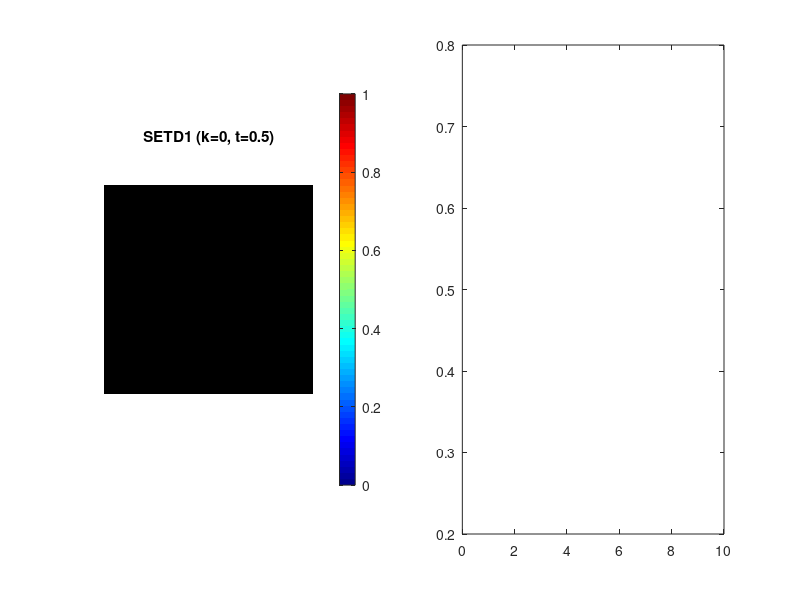

Write the MATLAB code that produced this figure. (Note: this script raises an error after producing the figure.)
% =========================================================================
% Stabilized ETD1 (SETD1) Solver for Allen-Cahn
% Problem: u_t = eps^2*Delta u + (u - u^3)
% Technique: Stabilized Linear Operator L = eps^2*Delta - kappa*I
% Author: Nabla @ Numerical Workshop
% =========================================================================

clear; close all; clc;

%% 1. Parameters
Lx = 2*pi; Ly = 2*pi;
Nx = 128;  Ny = 128;
dt = 0.05; T_end = 10.0; % 注意：这里用了较大的 dt
epsilon = 0.05; 
kappa = 0;            % 稳定化参数 (Stabilizer)

% Grid
dx = Lx/Nx; dy = Ly/Ny;
x = dx*(0:Nx-1)'; y = dy*(0:Ny-1)';
[X, Y] = ndgrid(x, y);

% Wave numbers
kx = [0:Nx/2-1, -Nx/2:-1]';
ky = [0:Ny/2-1, -Ny/2:-1]';
[Kx, Ky] = ndgrid(kx, ky);
k2 = Kx.^2 + Ky.^2;

%% 2. Initial Condition (Random Noise with Large Amplitude)
% 故意给一些接近边界的随机噪声，测试稳定性
u = 0.5 + 0.6 * (rand(Nx, Ny) - 0.5); % Range approx [0.2, 0.8]
u_hat = fft2(u);

%% 3. SETD Coefficients
% Modified Linear Operator: L_kappa = -eps^2 * k^2 - kappa
L_k = -epsilon^2 * k2 - kappa;

% Coefficients
E_hat = exp(L_k * dt);
Q_hat = (E_hat - 1) ./ L_k; % No singularity since L_k < 0

%% 4. Time Evolution
figure('Color','w', 'Position', [100, 100, 800, 400]);

max_val_hist = [];
min_val_hist = [];

for n = 1:ceil(T_end/dt)
    
    u_curr = real(ifft2(u_hat));
    
    % Check bounds
    max_val_hist(end+1) = max(u_curr(:));
    min_val_hist(end+1) = min(u_curr(:));
    
    % Modified Nonlinear Term: N_kappa = (u - u^3) + kappa*u
    Nu = (u_curr - u_curr.^3) + kappa * u_curr;
    Nu_hat = fft2(Nu);
    
    % Update
    u_hat = E_hat .* u_hat + Q_hat .* Nu_hat;
    
    % Visualization
    if mod(n, 10) == 0
        subplot(1, 2, 1);
        imagesc(x, y, real(ifft2(u_hat))');
        axis xy equal tight; axis off;
        colormap(jet); colorbar;
        title(['SETD1 (k=' num2str(kappa) ', t=' num2str(n*dt) ')']);
        
        subplot(1, 2, 2);
        plot(max_val_hist, 'r-', 'LineWidth', 1.5); hold on;
        plot(min_val_hist, 'b-', 'LineWidth', 1.5);
        yline(1, 'k--'); yline(-1, 'k--');
        title('Max/Min Value History');
        legend('Max', 'Min');
        xlim([0, n]); ylim([-1.2, 1.2]);
        drawnow;
    end
end